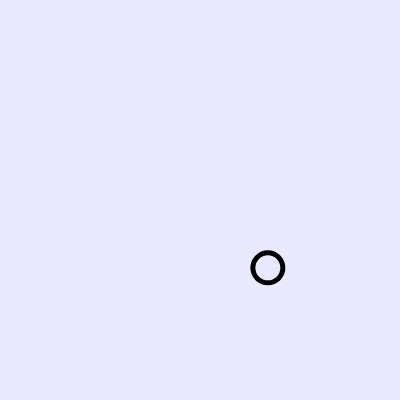
Frame 1 (no input)
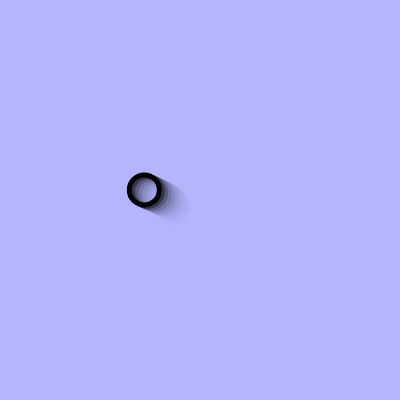
Frame 60 (no input)
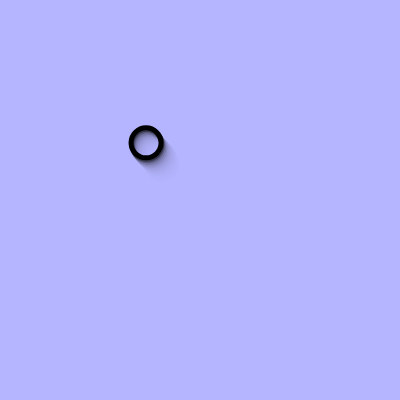
Frame 120 (the mouse pressed at the canvas centre since frame 60)

The p5.js sketch that drew these frames (run headless with seeded random() and noise() and a simulated clock; from frame 60 on, the mouse is pressed at the canvas centre):

// p5.js sketch
// ── sketch.js
var nxSeed = 0.0; // seed for noise()
var nySeed = 0.0; // seed for noise()

function setup() {
	createCanvas(400, 400);
}

function draw() {
	noStroke();
    // draw a background wiht sme translucency
	fill(180, 180, 255, 75);
	rect(0,0, width, height);
    // draw a circle
	stroke(0);
	strokeWeight(5);
	noFill();
	ellipse(noise(nxSeed) * width, noise(nySeed) * height, 30); // draw the ellipse at a locatio generated by the noise function

	nxSeed += .01; // increment value for x
	nySeed += .005;  // increment value for y

}
